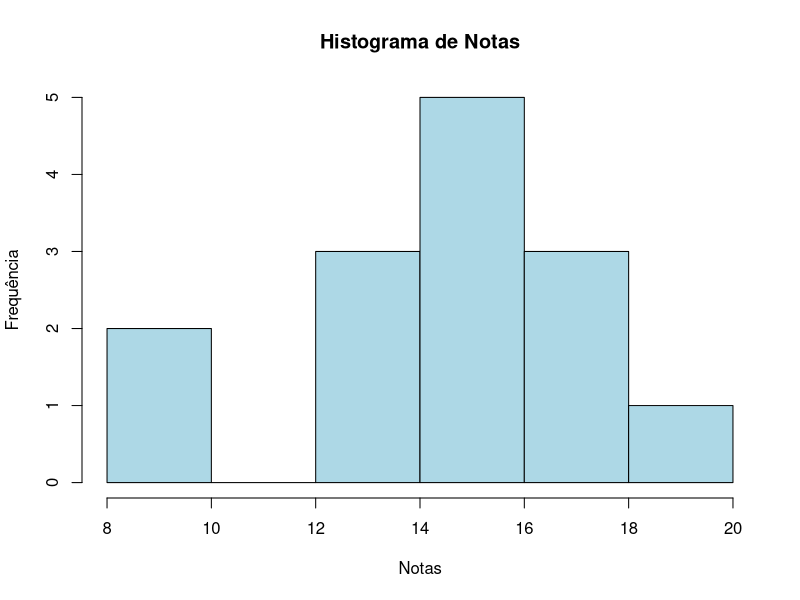
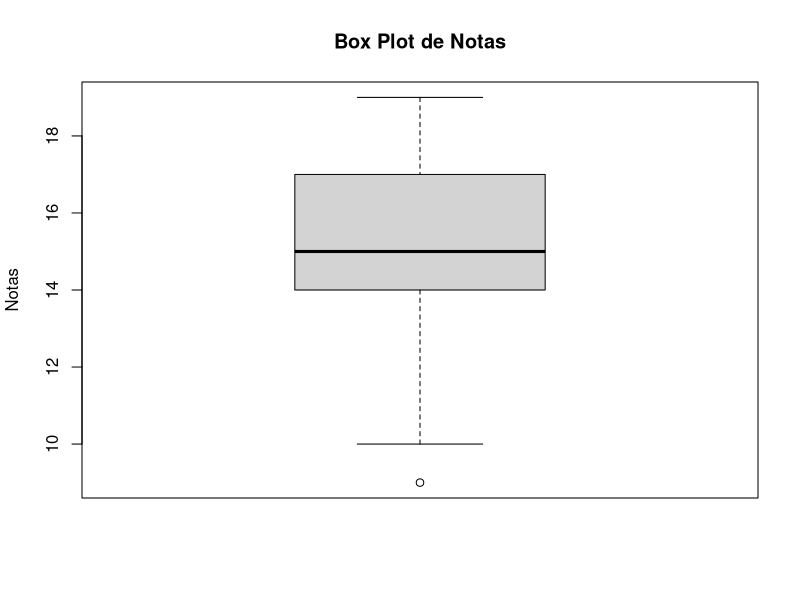

Here is the R script that generated these plots, in order:
# Defina o vetor de notas
notas <- c(9, 15, 15, 17, 14, 16, 19, 10, 14, 15, 18, 16, 13, 17)

# 1) Tabela de frequências
tabela_freq <- table(notas)
print(tabela_freq)

# 2) Média
media <- mean(notas)
print(paste("Média:", media))

# Mediana
mediana <- median(notas)
print(paste("Mediana:", mediana))

# Desvio padrão
desvio_padrao <- sd(notas)
print(paste("Desvio Padrão:", desvio_padrao))

# Mínimo
minimo <- min(notas)
print(paste("Mínimo:", minimo))

# Máximo
maximo <- max(notas)
print(paste("Máximo:", maximo))

# Amplitude total
amplitude_total <- maximo - minimo
print(paste("Amplitude Total:", amplitude_total))

# Quartis
quartis <- quantile(notas, probs = c(0.25, 0.5, 0.75))
print(paste("1º Quartil (Q1):", quartis[1]))
print(paste("2º Quartil (Mediana):", quartis[2]))
print(paste("3º Quartil (Q3):", quartis[3]))

# Quantil de 45%
quantil_45 <- quantile(notas, probs = 0.45)
print(paste("Quantil de 45%:", quantil_45))

# 3) Histograma
hist(notas, main = "Histograma de Notas", xlab = "Notas", ylab = "Frequência", col = "lightblue")

# Box-plot
boxplot(notas, main = "Box Plot de Notas", ylab = "Notas")


